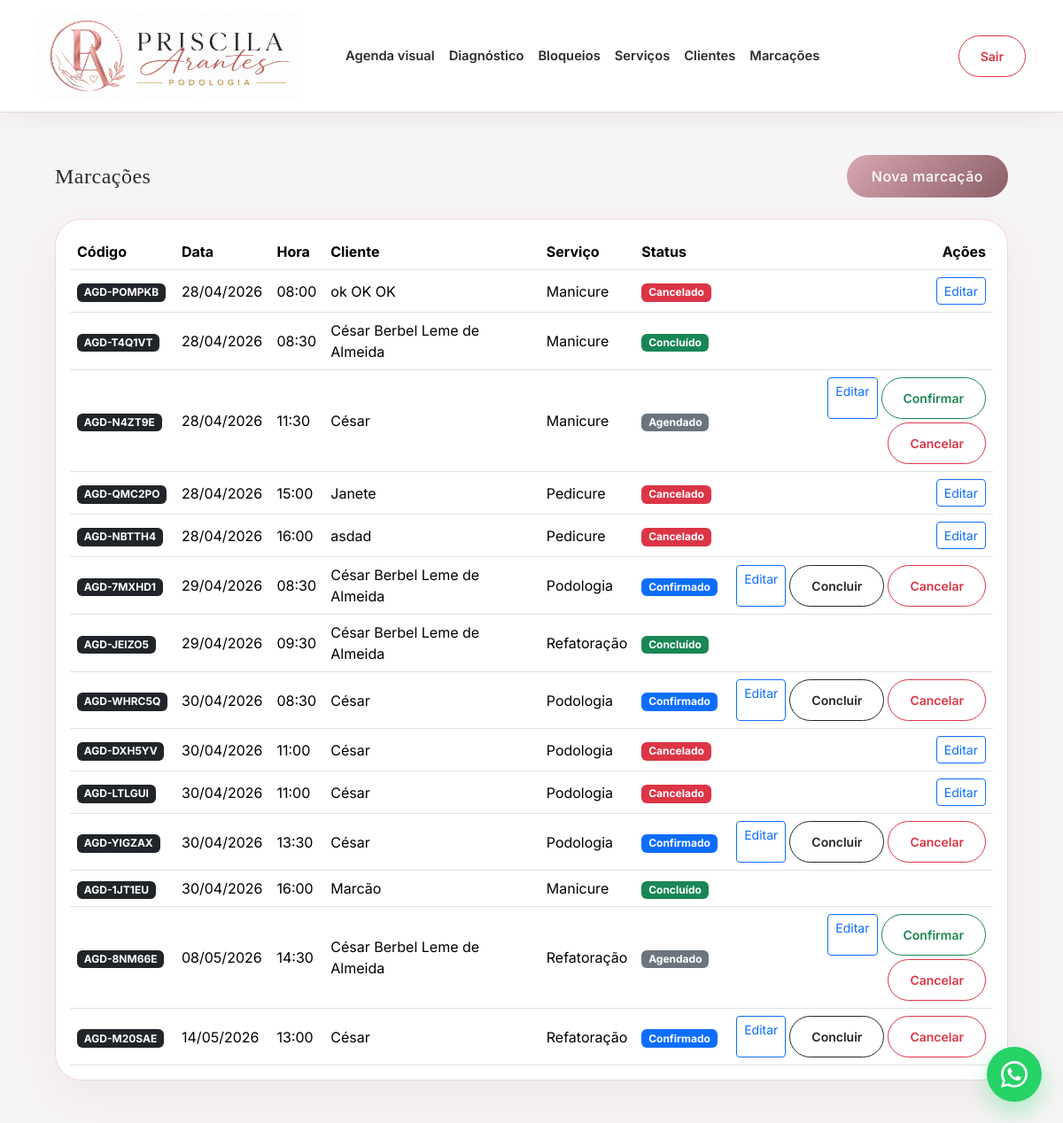
The page /marcacoes/ (signed in) on the database as committed earlier.
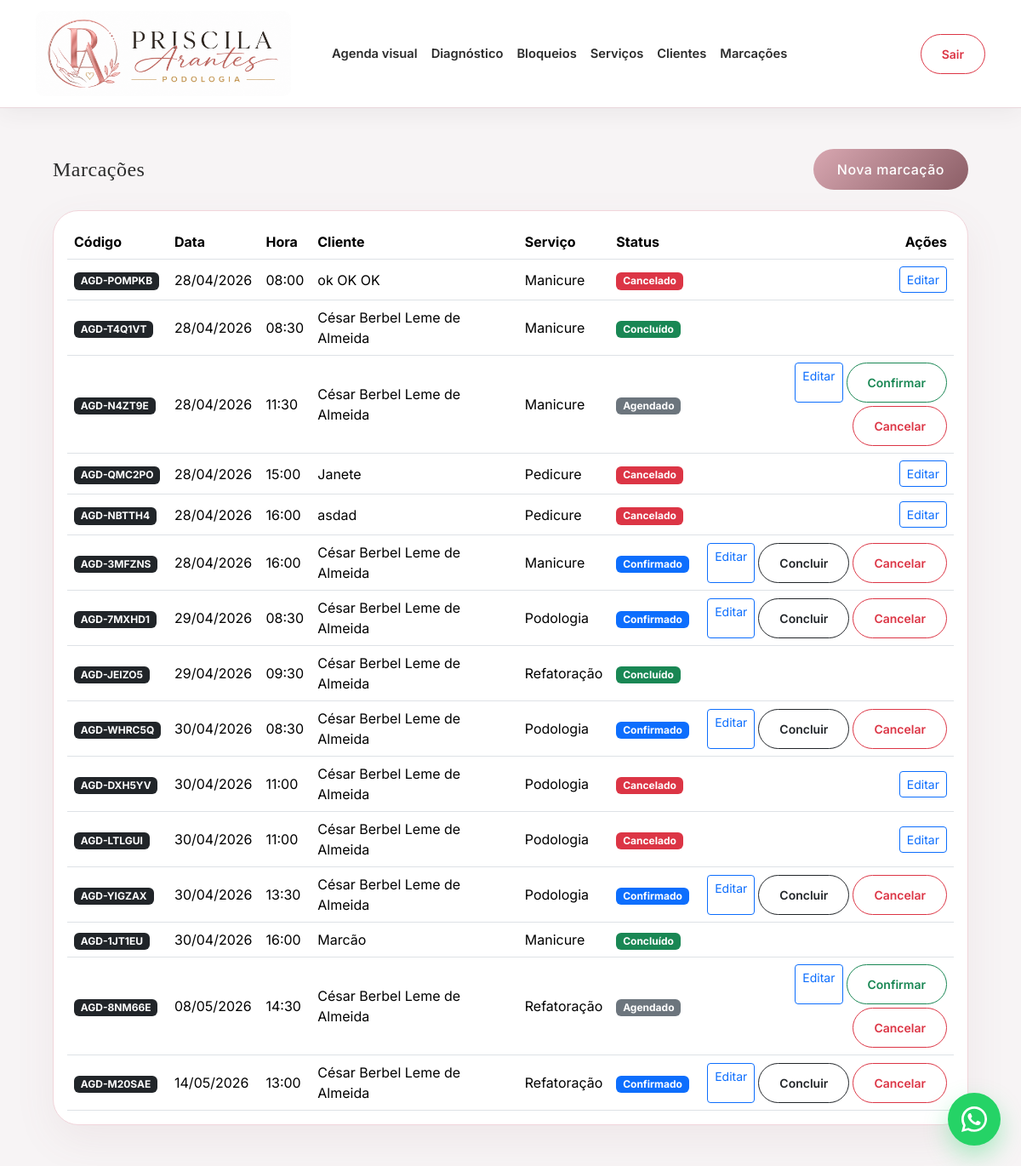
The same page on the database as committed later.
### appointments/models.py (models this page shows, shortened)
class Appointment(models.Model):
    STATUS_SCHEDULED = "scheduled"
    STATUS_CONFIRMED = "confirmed"
    STATUS_CANCELLED = "cancelled"
    STATUS_COMPLETED = "completed"
    STATUS_CHOICES = [
        (STATUS_SCHEDULED, "Agendado"),
        (STATUS_CONFIRMED, "Confirmado"),
        (STATUS_CANCELLED, "Cancelado"),
        (STATUS_COMPLETED, "Concluído"),
    ]
    reference_code = models.CharField(
        max_length=20,
        unique=True,
        blank=True,
        editable=False,
    )
    customer = models.ForeignKey(
        Customer,
        on_delete=models.PROTECT,
        related_name="appointments",
    )
    service = models.ForeignKey(
        Service,
        on_delete=models.PROTECT,
        related_name="appointments",
    )
    created_by = models.ForeignKey(
        settings.AUTH_USER_MODEL,
        on_delete=models.PROTECT,
        related_name="created_appointments",
    )
    date = models.DateField()
    start_time = models.TimeField()
    status = models.CharField(
        max_length=20,
        choices=STATUS_CHOICES,
        default=STATUS_SCHEDULED,
    )
    notes = models.TextField(blank=True)
    created_at = models.DateTimeField(auto_now_add=True)
    updated_at = models.DateTimeField(auto_now=True)
    class Meta:
        ordering = ["date", "start_time"]

class Customer(models.Model):
    full_name = models.CharField(max_length=255)
    email = models.EmailField(blank=True)
    phone = models.CharField(max_length=30)
    user = models.OneToOneField(
        settings.AUTH_USER_MODEL,
        on_delete=models.SET_NULL,
        null=True,
        blank=True,
        related_name="customer_profile",
    )
    created_at = models.DateTimeField(auto_now_add=True)
    updated_at = models.DateTimeField(auto_now=True)
    class Meta:
        ordering = ["full_name"]

class Service(models.Model):
    name = models.CharField(max_length=120)
    description = models.TextField(blank=True)
    duration_minutes = models.PositiveIntegerField(default=60)
    price = models.DecimalField(max_digits=10, decimal_places=2)
    is_active = models.BooleanField(default=True)
    created_at = models.DateTimeField(auto_now_add=True)
    updated_at = models.DateTimeField(auto_now=True)
    class Meta:
        ordering = ["name"]

### appointments/views/appointments.py (the view)
# urls.py: path("marcacoes/", AppointmentListView.as_view(), name="appointment_list"),
class AppointmentListView(SuperuserRequiredMixin, ListView):
    model = Appointment
    template_name = "appointments/appointment_list.html"
    context_object_name = "appointments"
    def get_queryset(self):
        return Appointment.objects.select_related(
            "customer",
            "service",
            "created_by",
        ).order_by(
            "date",
            "start_time",
        )

### appointments/mixins.py (called while the page is built)
    def test_func(self):
        return self.request.user.is_authenticated and self.request.user.is_superuser

### templates/appointments/appointment_list.html (shortened to what the changed rows need)
{% extends "base.html" %}
{% block content %}
<div class="d-flex justify-content-between align-items-center mb-4">
    <h1 class="h4 mb-0">Marcações</h1>
</div>
<div class="card shadow-sm border-0">
    <div class="card-body">
        {% if appointments %}
            <div class="table-responsive">
                <table class="table table-hover align-middle mb-0">
                    <thead>
                        <tr>
                            <th>Código</th>
                            <th>Data</th>
                            <th>Hora</th>
                            <th>Cliente</th>
                            <th>Serviço</th>
                            <th>Status</th>
                            <th class="text-end">Ações</th>
                        </tr>
                    </thead>
                    <tbody>
                        {% for appointment in appointments %}
                            <tr>
                                <td>
                                    <span class="badge bg-dark">
                                        {{ appointment.reference_code }}
                                    </span>
                                </td>
                                <td>{{ appointment.date|date:"d/m/Y" }}</td>
                                <td>{{ appointment.start_time|time:"H:i" }}</td>
                                <td>{{ appointment.customer.full_name }}</td>
                                <td>{{ appointment.service.name }}</td>
                                <td>
                                    {% if appointment.status == "cancelled" %}
                                        <span class="badge bg-danger">
                                            {{ appointment.get_status_display }}
                                        </span>
                                    {% elif appointment.status == "completed" %}
                                        <span class="badge bg-success">
                                            {{ appointment.get_status_display }}
                                        </span>
                                    {% elif appointment.status == "confirmed" %}
                                        <span class="badge bg-primary">
                                            {{ appointment.get_status_display }}
                                        </span>
                                    {% else %}
                                        <span class="badge bg-secondary">
                                            {{ appointment.get_status_display }}
                                        </span>
                                    {% endif %}
                                </td>
                                <td class="text-end">
                                    <div class="d-inline-flex flex-wrap justify-content-end gap-1">
                                       {% if appointment.status != "completed" %}
                                            <a
                                                href="{% url 'appointments:appointment_update' appointment.pk %}"
                                                class="btn btn-outline-primary btn-sm"
                                            >
                                                Editar
                                            </a>
                                        {% endif %}
                                        {% if appointment.status == "scheduled" %}
                                            <form
                                                method="post"
                                                action="{% url 'appointments:appointment_confirm' appointment.pk %}"
                                                class="d-inline"
                                            >
                                                <button type="submit" class="btn btn-outline-success btn-sm">
                                                    Confirmar
                                                </button>
                                            </form>
                                        {% endif %}
                                        {% if appointment.status == "confirmed" %}
                                            <form
                                                method="post"
                                                action="{% url 'appointments:appointment_complete' appointment.pk %}"
                                                class="d-inline"
                                            >
                                                <button type="submit" class="btn btn-outline-dark btn-sm">
                                                    Concluir
                                                </button>
                                            </form>
                                        {% endif %}
                                        {% if appointment.status != "cancelled" and appointment.status != "completed" %}
                                            <form
                                                method="post"
                                                action="{% url 'appointments:appointment_cancel' appointment.pk %}"
                                                class="d-inline"
                                            >
                                                <button
                                                    type="submit"
                                                    class="btn btn-outline-danger btn-sm"
                                                    onclick="return confirm('Tem certeza que deseja cancelar esta marcação?');"
                                                >
                                                    Cancelar
                                                </button>
                                            </form>
                                        {% endif %}
                                    </div>
                                </td>
                            </tr>
                        {% endfor %}
                    </tbody>
                </table>
            </div>
        {% else %}
            <p class="mb-0">
                Nenhuma marcação cadastrada.
            </p>
        {% endif %}
    </div>
</div>
{% endblock %}

Rows that differ between the two databases and show on the page:
changed through a linked row, Appointment "AGD-N4ZT9E": customer.full_name "César" → "César Berbel Leme de Almeida"
added Appointment: reference_code "AGD-3MFZNS", date "28/04/2026", start_time "16:00", customer.full_name "César Berbel Leme de Almeida", service.name "Manicure", status "Confirmado", shows "Editar", shows "Concluir", shows "Cancelar"
changed through a linked row, Appointment "AGD-WHRC5Q": customer.full_name "César" → "César Berbel Leme de Almeida"
changed through a linked row, Appointment "AGD-DXH5YV": customer.full_name "César" → "César Berbel Leme de Almeida"
changed through a linked row, Appointment "AGD-LTLGUI": customer.full_name "César" → "César Berbel Leme de Almeida"
changed through a linked row, Appointment "AGD-YIGZAX": customer.full_name "César" → "César Berbel Leme de Almeida"
changed through a linked row, Appointment "AGD-M20SAE": customer.full_name "César" → "César Berbel Leme de Almeida"
